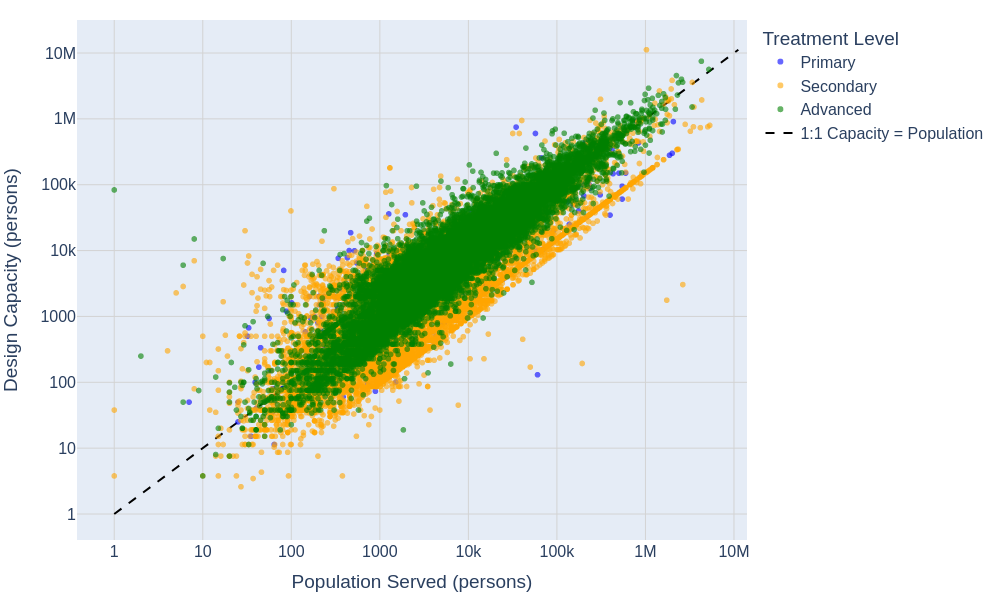

The script that drew this image:
# filename: DesignCapacity_vs_PopulationServed_by_TreatmentLevel.py
import pandas as pd
import plotly.express as px
import plotly.graph_objects as go
import numpy as np

# Load data
file_name = "HydroWASTE_v10_-_UTF8.csv"
df = pd.read_csv(file_name)

# Filter data for required columns and drop rows with missing POP_SERVED or DESIGN_CAP or LEVEL
df_plot = df[['POP_SERVED', 'DESIGN_CAP', 'LEVEL']].dropna(subset=['POP_SERVED', 'DESIGN_CAP', 'LEVEL']).copy()

# Keep only accepted treatment levels
level_order = ['Primary', 'Secondary', 'Advanced']
df_plot = df_plot[df_plot['LEVEL'].isin(level_order)]

# Ensure values are positive for log scale
df_plot = df_plot[(df_plot['POP_SERVED'] > 0) & (df_plot['DESIGN_CAP'] > 0)]

# Define colors consistent with prior map
color_discrete_map = {
    'Primary': 'blue',
    'Secondary': 'orange',
    'Advanced': 'green'
}

# Create scatter plot with log scale axes
fig = px.scatter(
    df_plot,
    x='POP_SERVED',
    y='DESIGN_CAP',
    color='LEVEL',
    category_orders={"LEVEL": level_order},
    color_discrete_map=color_discrete_map,
    opacity=0.6,
    labels={
        'POP_SERVED': "Population Served (persons)",
        'DESIGN_CAP': "Design Capacity (persons)",
        'LEVEL': "Treatment Level"
    },
    height=600,
    width=1000,
)

fig.update_xaxes(type="log", showgrid=True, gridwidth=1, gridcolor='lightgrey')
fig.update_yaxes(type="log", showgrid=True, gridwidth=1, gridcolor='lightgrey')

# Add diagonal 1:1 reference line (capacity = population served)
min_val = min(df_plot['POP_SERVED'].min(), df_plot['DESIGN_CAP'].min())
max_val = max(df_plot['POP_SERVED'].max(), df_plot['DESIGN_CAP'].max())
line_values = np.logspace(np.log10(min_val), np.log10(max_val), num=500)

fig.add_trace(go.Scatter(
    x=line_values,
    y=line_values,
    mode='lines',
    line=dict(color='black', dash='dash'),
    name='1:1 Capacity = Population'
))

# Layout adjustments for clarity
fig.update_layout(
    font=dict(size=16),
    legend_title_text="Treatment Level",
    margin=dict(l=60, r=20, t=20, b=60),
    hovermode='closest',
)

# Save files
base_filename = "DesignCapacity_vs_PopulationServed_by_TreatmentLevel"
fig.write_html(f"{base_filename}.html", include_plotlyjs='cdn')
fig.write_image(f"{base_filename}.png", width=1000, height=600, scale=1)

# Save the data used in chart to CSV
df_plot.to_csv(f"{base_filename}.csv", index=False)

# Print filenames for terminal
print(f"{base_filename}.py")
print(f"{base_filename}.html")
print(f"{base_filename}.png")
print(f"{base_filename}.csv")
